Frame 1 (no input): blank canvas, image omitted
Frame 60 (the mouse pressed at the canvas centre just before this capture): blank canvas, image omitted
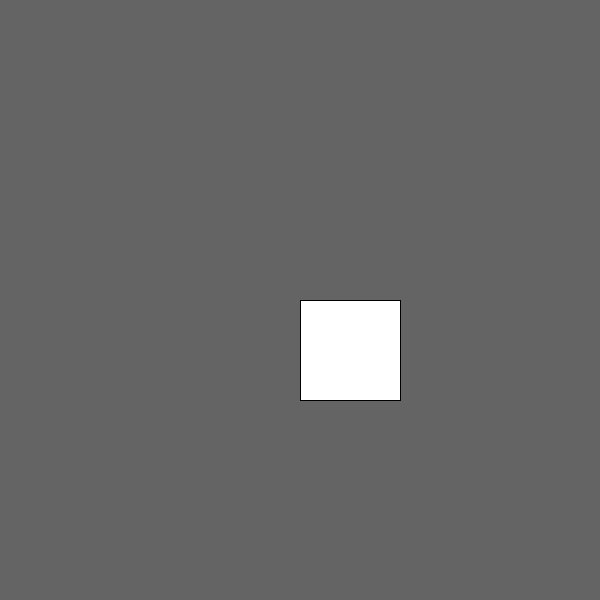
Frame 120 (the mouse held since frame 60 and released just before this capture)

The Processing sketch whose frames 1 and 60 were blank and that drew this single picture after the mouse press (run headless with seeded random() and noise(); from frame 60 on, the mouse is pressed at the canvas centre):

// Processing sketch: second
// ── second.pde
//to run over and over again, a block of code is used...
//one will be SETUP, another will be DRAW
//setup is only once, draw will be over and over again

void setup()
{
  size(600,600);
}

void draw()                
{
  background(100);
  
  //mouseX, mouseY are special vars. for procesing. They tell the current postion
  //height and width are also reserved for window's current width, height
  
  rect(width-mouseX,height-mouseY,100,100);
}
